Frame 1 (no input): blank canvas, image omitted
Frame 60 (the mouse pressed at the canvas centre just before this capture): blank canvas, image omitted
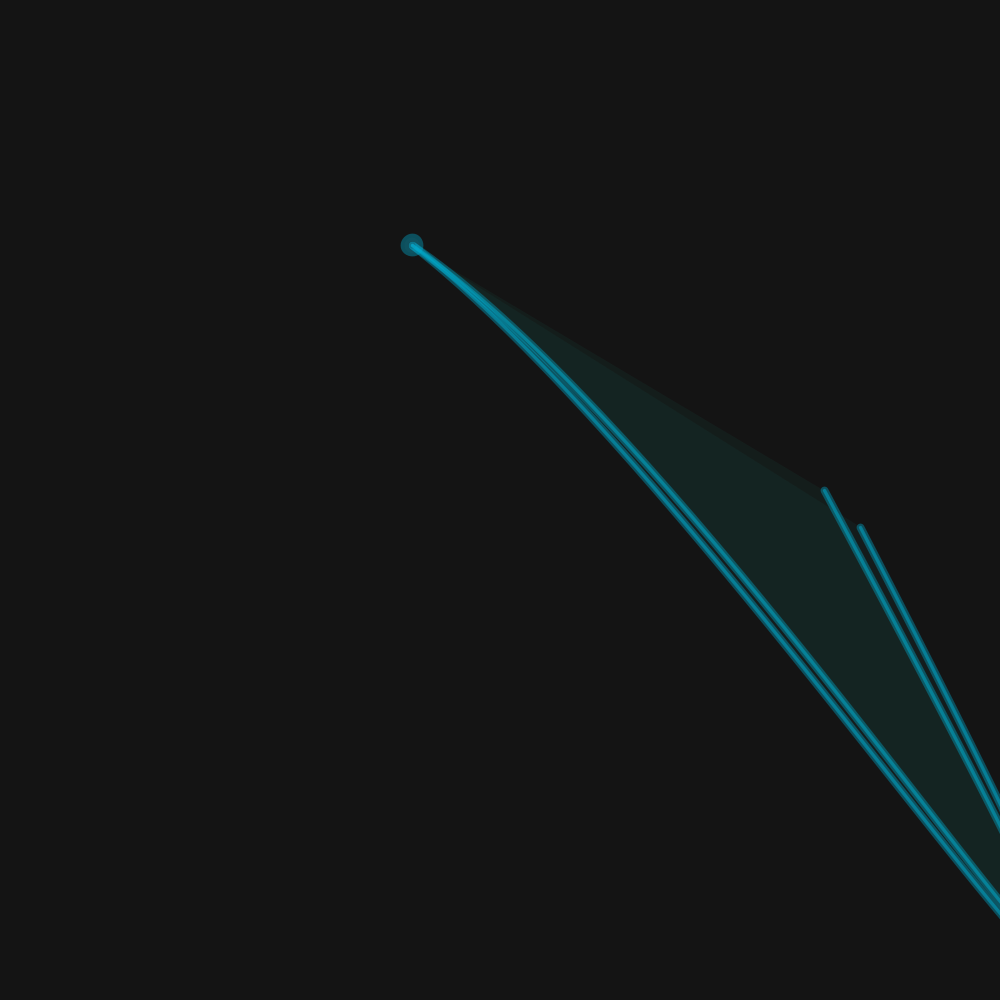
Frame 120 (the mouse held since frame 60 and released just before this capture)

The Processing sketch whose frames 1 and 60 were blank and that drew this single picture after the mouse press (run headless with seeded random() and noise(); from frame 60 on, the mouse is pressed at the canvas centre):

// Processing sketch: processing_145848
// ── processing_145848.pde

//timer objects 
Timer timer;
Timer timer1;



//an array of bezcritters
ArrayList<BezCritter> bezcritters;
ArrayList<BezOneLeg> bezonelegs;


//BezCritter bez1;
//BezCritter bez2;


void setup() {

  frameRate(30);
  size(1000, 1000);

  //the length of timer and start timer
  timer = new Timer(3000);
  timer1 = new Timer(6000);
  timer.start();
  timer1.start();

  //initialize bezcritters
  bezcritters = new ArrayList<BezCritter>();
  bezonelegs = new ArrayList<BezOneLeg>();
}

void draw() {
  background(20);                  // (0, 25, 109);
  // bezcritters.add(new BezCritter());
  //  bezonelegs.add(new BezOneLeg());

  for (int i = 0; i < bezcritters.size(); i++) {
    BezCritter b = (BezCritter) bezcritters.get(i);
    b .display();
    b .swimUp();
    if (bezcritters.size() > 25) {
      b .fadeOut();
      bezcritters.remove(0);
    }
  }

  for (int i = 0; i < bezonelegs.size(); i++) {
    BezOneLeg l = (BezOneLeg) bezonelegs.get(i);
    l .display();
    l .swimDown();
    if (bezonelegs.size() > 10) {
      l .fadeOut();
      bezonelegs.remove(0);
    }
  }

  ///// how do I use arraylists with timer ////////////////////////////

  if (timer1.isFinished()) {
    BezOneLeg myBezOneLeg = new BezOneLeg();
    bezonelegs.add(new BezOneLeg());                // bezonelegs = (BezOneLeg[]) append(bezonelegs, myBezOneLeg);
    timer1.start();     //restart timer
  }

  if (timer.isFinished()) {              //when timer is finished make new bezzies
    BezCritter myBezCritter = new BezCritter();
    bezcritters.add(new BezCritter());                     // bezcritters = (BezCritter[]) append(bezcritters, myBezCritter);
    timer.start();     //restart timer
  }

  // remove critters when arraylist gets to 100




  //////////////////////////////////////////////////////////

  /////      mouseClick to create bezzies
  /*void mousePressed() { 
   BezCritter myBezCritter = new BezCritter();
   bezcritters = (BezCritter[]) append(bezcritters, myBezCritter);
   } 
   */
}




/*
void bezcritter() {
 
 // bez traits
 
 int x1 = 122;
 int y1 = 237;
 int x2 = 372;
 int y2 = 287;
 int x3 = 107;
 int y3 = 237;
 int x4 = 94;
 int y4 = 98;
 
 // critter head traits
 
 int hx = 94;
 int hy = 91;
 int headHeight = 10;
 int headWidth = 10;
 
 noFill();
 stroke(90, 0, 0, 50);
 smooth();
 // bezier(218, 196, 468, 246, 203, 196, 94, 98); //top bez
 bezier(x1, y1, x2, y2, x3, y3, x4, y4); // middle bez
 // bezier(71, 209, 321, 259, 56, 209, 94, 89); // bottom bez
 fill(120, 0, 0, 75);
 ellipse(hx, hy, headHeight, headWidth);
 }
 */


class BezCritter {


  // bez traits

  float sthin = random(2, 6);      //random stroke values
  float sthick = random(6, 10);    //random stroke thickness 
  float oThin = 0;                //175;                 // alpha for thin bez
  float oThick = 0;             //75;              // alpha for thick bez
  float bezFill = 0;           //25;
  float oHead = 0;             //180;

  float afill = 1;   // fade out rect alpha


  // all bezier anchor and control points
  float x1;
  float y1;
  float x2;
  float y2;
  float x3;
  float y3;

  float x5;
  float y5;
  float x6;
  float y6;
  float x7;
  float y7;

  /////////////////////////////////////////////


  float speed;           // speed variable of swim
  float b;                // rgb blue
  float s;                // rgb stroke red
  float g;                // rgb stroke green
  float cx = (x1+x3)/2;      // calculate center of bezier 
  float cy = (y1+y3)/2;     // calculate center of bezier

  // critter head traits

  float hx;      // x value for head ellipse
  float hy;      // y value for head ellipse
  int headHeight;     // height of head ellipse
  int headWidth;      // width of head ellipse

  BezCritter() {                                     //(int centerX, int centerY) {    // passing through centerX and centerY // mouseX and mouseY values

    // critter head traits

    hx = random( 20, 800);                   //centerX;  //94    // head x value is centerX
    hy =  random(20, 800);                  //centerY;  //91    // head y value is centerY
    headHeight = 15;      // set height of head ellipse
    headWidth = 15;     // set width of head ellipse

    // bez traits  // give all bezier control and anchor points a value

    x1 = hx*2;                 //centerX*2; //mouseX //122  //x3 - 40
    y1 = hy*2;                 //centerY*2; // mouseY //237 //x3 + 115
    x2 = x1 + width/2;
    y2 = y1 + width;
    x3 = x1 - width/20;


    x5 =  x1;                        //centerX*2;  //71 //x7 - 40
    y5 =  y1;                        //centerY*2; //209 //x5 + 138
    x6 = x5 + width/2;
    y6 = y5 + width;
    x7 = x5 - width/20;

    ///////////////////////////////////////////

    speed = random(2, 6);   // set speed of swim
    s =  0;                    //random(90, 120);    // red stroke will be random
    g = 207;
    b =  172;                  //random(10, 60);     // blue in stroke color will be random
  }

  void display() {    // this is what the beziers look like

    // Fade in effect for BezzieOneLegs
    ///////////////////////////////////////////////
    if (bezFill <= 25) {
      bezFill = bezFill + .2;
      //bezFill++
    }
    if (oThin <= 175) {
      oThin = oThin + .2;
      //oThin++;
    }
    if (oThick <= 100) {
      oThick = oThick + .2;
      //oThick++;
    }
    if (oHead <= 180) {
      oHead = oHead + .2;
      // oHead++;
    }

    ///////////////////////////////////////////


    fill(s, b, g, bezFill);
    strokeWeight(sthin);
    stroke(s, b, g, oThin);
    smooth();
    bezier(x1, y1, x2, y2, x3, y1, hx, hy); // top bez
    fill(s, g, b, bezFill);
    bezier(x5, y5, x6, y6, x7, y5, hx, hy); //bottom bez
    strokeWeight(sthick);
    stroke(s, b, g, oThick);
    bezier(x5, y5, x6, y6, x7, y5, hx, hy);
    bezier(x1, y1, x2, y2, x3, y1, hx, hy); 
    fill(223, 221, 222, oHead);
    ellipse(hx, hy, headHeight, headWidth);
  }

  /* // print variables ///////////
   
   println(        );
   println(" x6= "+x6);
   println(" y6= "+x6);
   println(" x3= "+x3); 
   println(" y1= "+y1);
   
   println(" x7= "+x7);
   println(" y5= "+y5);
   
   /////////////////////////////
   
   
   }
   */

  void swimUp() {            // this is how the bezier moves across the screen

    oThin = 125;   ///// trying to change opacity a bit as it moves too. Eventually maybe fade out as it moves across the screen. 
    oThick = 100;
    hx = hx - speed/2;
    hy = hy - speed/2;

    x1 = x1 - speed/2;
    y1 = y1 - speed/2;
    x5 = x5 - speed;
    y5 = y5 - speed;

    x3 = x3 - speed;
    x7 = x7 - speed;
  }

  void fadeOut() {

    if (bezFill >= 25) {
      bezFill = bezFill - .2;
      //bezFill++
    }
    if (oThin >= 175) {
      oThin = oThin - .2;
      //oThin++;
    }
    if (oThick >= 100) {
      oThick = oThick - .2;
      //oThick++;
    }
    if (oHead >= 180) {
      oHead = oHead - .2;
      // oHead++;
    }
  }
  /*
    fill(20, afill);       /// trying to fade out bezzies
   noStroke();
   rect(0, 0, width, height);
   afill++;
   
   if(afill >= 255) {
   afill = 0;
   }
   
   }
   */
}

class BezOneLeg {

  // bez traits

  float sthin = random(2, 6);       //random stroke values
  float sthick = random(6, 10);     //random stroke thickness 
  float oThin =   0;      //175;                 // alpha for thin bez
  float oThick =  0;        //100;                // alpha for thick bez
  float bezFill = 0;         //25;               // alpha for bez curve shape 
  float oHead =  180;               // alpha for head ellipse

  // all bezier anchor and control points

  float x1;
  float y1;
  float x2;
  float y2;
  float x3;
  float y3;

  float x5;
  float y5;
  float x6;
  float y6;
  float x7;
  float y7;

  /////////////////////////////////////////////

  float speed;                 // speed variable of swim

  int s;                   // rgb stroke red
  int g;                   // rgb green color
  int b;                    // rgb blue




  // critter head traits

  float hx;                // x value for head ellipse
  float hy;               // y value for head ellipse
  float headHeight;         // height of head ellipse
  float headWidth;           // width of head ellipse

  BezOneLeg() {            // passing through centerX and centerY // mouseX and mouseY values

    // critter head traits

    hx = random(20, 800);                       //centerX;  //94      // head x value is centerX
    hy = random(20, 800);                       //centerY;  //91       // head y value is centerY
    headHeight = random(10, 20);            // set height of head ellipse
    headWidth = random(10, 20);           // set width of head ellipse

    // bez traits     // give all bezier control and anchor points a value

    x1 = hx*2;                        //centerX; //mouseX //122  //x3 - 40
    y1 = hy*2;                        //centerY; // mouseY //237 //x3 + 115
    x2 = x1 + (width - width/6);
    y2 = y1 + width/6;
    x3 = x1 - width/20;


    x5 = hx/4;                    //centerX/4;  //71 //x7 - 40
    y5 = hy/4;                   //centerY/4; //209 //x5 + 138
    x6 = x5 + (width - width/6);
    y6 = y5 + width/6;
    x7 = x5 - width/20;

    ///////////////////////////////////////////

    speed = random(2, 4);       // set speed of swim
    s = 250;       // red stroke will be random
    g = 255;
    b = 255;          // blue in stroke color will be random
  }

  void display() {             
  
 // Fade in effect for BezzieOneLegs
  ///////////////////////////////////////////////
  if(bezFill <= 25) {
    bezFill++;
  }
  if(oThin <= 175) {
    oThin++;
  }
  if(oThick <= 100) {
    oThick++;
  }
/*  if(oHead <= 180) {
    oHead++;
  }
 */
  ///////////////////////////////////////////

  
    // this is what the beziers look like
   //////////////////////////////////////////
    fill(s, g, b, bezFill);
    strokeWeight(sthin);
    stroke(s, g, b, oThin);
    smooth();
    // bezier(x1, y1, x2, y2, x3, y1, hx, hy); // top bez
    bezier(x5, y5, x6, y6, x7, y5, hx, hy); //bottom bez
    // strokeWeight(sthick);
    stroke(s, g, b, oThick);
    // bezier(x5, y5, x6, y6, x7, y5, hx, hy);
    // bezier(x1, y1, x2, y2, x3, y1, hx, hy); 
    fill(255, 221, 222, oHead);
    ellipse(hx, hy, headHeight, headWidth);
    
  //////////////////////////////////////////


    /* // print variables ///////////
     
     println(        );
     println(" x6= "+x2);
     println(" y6= "+x6);
     println(" x3= "+x3); 
     println(" y1= "+y1);
     
     println(" x7= "+x7);
     println(" y5= "+y5);
     
     /////////////////////////////
     */
  }

  void swimDown() {            // this is how the bezier moves across the screen
    if (hx < width) {
      hx = hx + speed;
      hy = hy + speed;
    }
    if (hx > width/2) {

      hx = hx + speed/2;
      hy = hy + speed/2;

      x3 = x3 + speed*2;
      x7 = x7 + speed*2;



      y2 = y2 + speed/2;
      y6 = y6 + speed;

      x1 = x1 + speed;
      y1 = y1 + speed;
      x5 = x5 + speed;
      y5 = y5 + speed;
    } 
  } 
  
   void fadeOut() {

    if (bezFill >= 25) {
      bezFill = bezFill - .2;
      //bezFill++
    }
    if (oThin >= 175) {
      oThin = oThin - .2;
      //oThin++;
    }
    if (oThick >= 100) {
      oThick = oThick - .2;
      //oThick++;
    }
    if (oHead >= 180) {
      oHead = oHead - .2;
      // oHead++;
    }
  }

    /*
 if(x1 > width && x5 > width) {
     oThin = 100;
     oThick = 75;
     
     
     
     hx = hx - width;
     hy = hy - width;
     
     x2 = x1 - width/4;
     y2 = y1 - width/4;
     x3 = x1 - width/4;
     
     x6 = x5 - width/3;
     y6 = y5 - width/3;
     x7 = x5 - width/2;
     
     x5 = (x5 - width + width/2 - speed);
     y5 = (y5 - width + width/2 - speed);
     x1 = (x1 - width + width/2 - speed);
     y1 = (y1 - width + width/2 - speed);
     
     
     } */
    
 
  } 
  


class Timer {

  int savedTime; // When Timer started
  int totalTime; // How long Timer should last

  Timer(int tempTotalTime) {
    totalTime = tempTotalTime;
  }

  // Starting the timer
  void start() {
    // When the timer starts it stores the current time in millis
    savedTime = millis();
  }

  // The function isFinished() returns true if 5,000 ms have passed. 

  boolean isFinished() { 
    // Check how much time has passed
    int passedTime = millis()- savedTime;
    if (passedTime > totalTime) {
      return true;
    } 
    else {
      return false;
    }
  }


}




  
  
   
   
   
  
